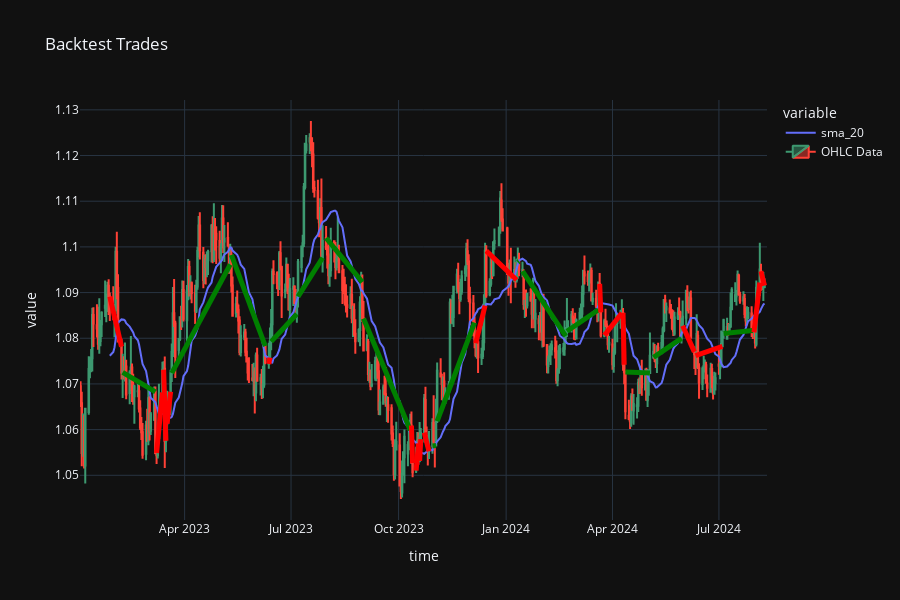

Source (notebook cell):
### Code cell
backtest_fig = bt.visualize_backtest(ohlc, indicators=['sma_20'])
backtest_fig

### Figure 1 — Plotly figure (JSON) as saved in the notebook; plotly's stock layout.template omitted (floating-point values rounded to 4 significant figures; data arrays with more than 128 entries replaced by an {"elided": "..."} marker saying what was removed)
{"data": [{"hovertemplate": "variable=sma_20<br>time=%{x}<br>value=%{y}<extra></extra>", "legendgroup": "sma_20", "line": {"color": "#636efa", "dash": "solid"}, "marker": {"symbol": "circle"}, "mode": "lines", "name": "sma_20", "orientation": "v", "showlegend": true, "x": {"elided": "418 str values"}, "xaxis": "x", "y": {"elided": "418 float values"}, "yaxis": "y", "type": "scatter"}, {"close": {"elided": "418 float values"}, "high": {"elided": "418 float values"}, "low": {"elided": "418 float values"}, "name": "OHLC Data", "open": {"elided": "418 float values"}, "x": {"elided": "418 str values"}, "type": "candlestick"}], "layout": {"xaxis": {"anchor": "y", "domain": [0.0, 1.0], "title": {"text": "time"}, "rangeslider": {"visible": false}}, "yaxis": {"anchor": "x", "domain": [0.0, 1.0], "title": {"text": "value"}}, "legend": {"title": {"text": "variable"}, "tracegroupgap": 0}, "title": {"text": "Backtest Trades"}, "height": 600, "shapes": [{"line": {"color": "red", "width": 5}, "type": "line", "x0": "2023-01-27T00:00:00", "x1": "2023-02-06T00:00:00", "y0": 1.089, "y1": 1.078}, {"line": {"color": "green", "width": 5}, "type": "line", "x0": "2023-02-07T00:00:00", "x1": "2023-03-07T00:00:00", "y0": 1.073, "y1": 1.068}, {"line": {"color": "red", "width": 5}, "type": "line", "x0": "2023-03-08T00:00:00", "x1": "2023-03-13T00:00:00", "y0": 1.055, "y1": 1.068}, {"line": {"color": "red", "width": 5}, "type": "line", "x0": "2023-03-14T00:00:00", "x1": "2023-03-16T00:00:00", "y0": 1.073, "y1": 1.058}, {"line": {"color": "red", "width": 5}, "type": "line", "x0": "2023-03-17T00:00:00", "x1": "2023-03-20T00:00:00", "y0": 1.061, "y1": 1.068}, {"line": {"color": "green", "width": 5}, "type": "line", "x0": "2023-03-21T00:00:00", "x1": "2023-05-10T00:00:00", "y0": 1.072, "y1": 1.096}, {"line": {"color": "green", "width": 5}, "type": "line", "x0": "2023-05-11T00:00:00", "x1": "2023-06-09T00:00:00", "y0": 1.098, "y1": 1.078}, {"line": {"color": "red", "width": 5}, "type": "line", "x0": "2023-06-12T00:00:00", "x1": "2023-06-13T00:00:00", "y0": 1.074, "y1": 1.076}, {"line": {"color": "green", "width": 5}, "type": "line", "x0": "2023-06-14T00:00:00", "x1": "2023-07-06T00:00:00", "y0": 1.079, "y1": 1.085}, {"line": {"color": "green", "width": 5}, "type": "line", "x0": "2023-07-07T00:00:00", "x1": "2023-07-28T00:00:00", "y0": 1.089, "y1": 1.098}, {"line": {"color": "green", "width": 5}, "type": "line", "x0": "2023-07-31T00:00:00", "x1": "2023-08-31T00:00:00", "y0": 1.102, "y1": 1.092}, {"line": {"color": "green", "width": 5}, "type": "line", "x0": "2023-09-01T00:00:00", "x1": "2023-10-11T00:00:00", "y0": 1.084, "y1": 1.06}, {"line": {"color": "red", "width": 5}, "type": "line", "x0": "2023-10-12T00:00:00", "x1": "2023-10-13T00:00:00", "y0": 1.061, "y1": 1.053}, {"line": {"color": "red", "width": 5}, "type": "line", "x0": "2023-10-16T00:00:00", "x1": "2023-10-18T00:00:00", "y0": 1.051, "y1": 1.057}, {"line": {"color": "red", "width": 5}, "type": "line", "x0": "2023-10-19T00:00:00", "x1": "2023-10-20T00:00:00", "y0": 1.053, "y1": 1.058}, {"line": {"color": "red", "width": 5}, "type": "line", "x0": "2023-10-23T00:00:00", "x1": "2023-10-27T00:00:00", "y0": 1.059, "y1": 1.055}, {"line": {"color": "green", "width": 5}, "type": "line", "x0": "2023-10-30T00:00:00", "x1": "2023-11-02T00:00:00", "y0": 1.056, "y1": 1.056}, {"line": {"color": "green", "width": 5}, "type": "line", "x0": "2023-11-03T00:00:00", "x1": "2023-12-05T00:00:00", "y0": 1.062, "y1": 1.083}, {"line": {"color": "red", "width": 5}, "type": "line", "x0": "2023-12-06T00:00:00", "x1": "2023-12-14T00:00:00", "y0": 1.079, "y1": 1.087}, {"line": {"color": "red", "width": 5}, "type": "line", "x0": "2023-12-15T00:00:00", "x1": "2024-01-10T00:00:00", "y0": 1.099, "y1": 1.093}, {"line": {"color": "green", "width": 5}, "type": "line", "x0": "2024-01-11T00:00:00", "x1": "2024-01-12T00:00:00", "y0": 1.097, "y1": 1.097}, {"line": {"color": "green", "width": 5}, "type": "line", "x0": "2024-01-15T00:00:00", "x1": "2024-02-21T00:00:00", "y0": 1.095, "y1": 1.08}, {"line": {"color": "green", "width": 5}, "type": "line", "x0": "2024-02-22T00:00:00", "x1": "2024-03-20T00:00:00", "y0": 1.082, "y1": 1.086}, {"line": {"color": "red", "width": 5}, "type": "line", "x0": "2024-03-21T00:00:00", "x1": "2024-03-22T00:00:00", "y0": 1.092, "y1": 1.086}, {"line": {"color": "red", "width": 5}, "type": "line", "x0": "2024-03-25T00:00:00", "x1": "2024-04-09T00:00:00", "y0": 1.081, "y1": 1.086}, {"line": {"color": "red", "width": 5}, "type": "line", "x0": "2024-04-10T00:00:00", "x1": "2024-04-11T00:00:00", "y0": 1.086, "y1": 1.074}, {"line": {"color": "green", "width": 5}, "type": "line", "x0": "2024-04-12T00:00:00", "x1": "2024-05-03T00:00:00", "y0": 1.073, "y1": 1.072}, {"line": {"color": "green", "width": 5}, "type": "line", "x0": "2024-05-06T00:00:00", "x1": "2024-05-30T00:00:00", "y0": 1.076, "y1": 1.08}, {"line": {"color": "red", "width": 5}, "type": "line", "x0": "2024-05-31T00:00:00", "x1": "2024-06-10T00:00:00", "y0": 1.083, "y1": 1.077}, {"line": {"color": "red", "width": 5}, "type": "line", "x0": "2024-06-11T00:00:00", "x1": "2024-07-04T00:00:00", "y0": 1.076, "y1": 1.078}, {"line": {"color": "green", "width": 5}, "type": "line", "x0": "2024-07-05T00:00:00", "x1": "2024-07-30T00:00:00", "y0": 1.081, "y1": 1.082}, {"line": {"color": "red", "width": 5}, "type": "line", "x0": "2024-07-31T00:00:00", "x1": "2024-08-05T00:00:00", "y0": 1.081, "y1": 1.092}, {"line": {"color": "red", "width": 5}, "type": "line", "x0": "2024-08-06T00:00:00", "x1": "2024-08-09T00:00:00", "y0": 1.095, "y1": 1.092}]}}
